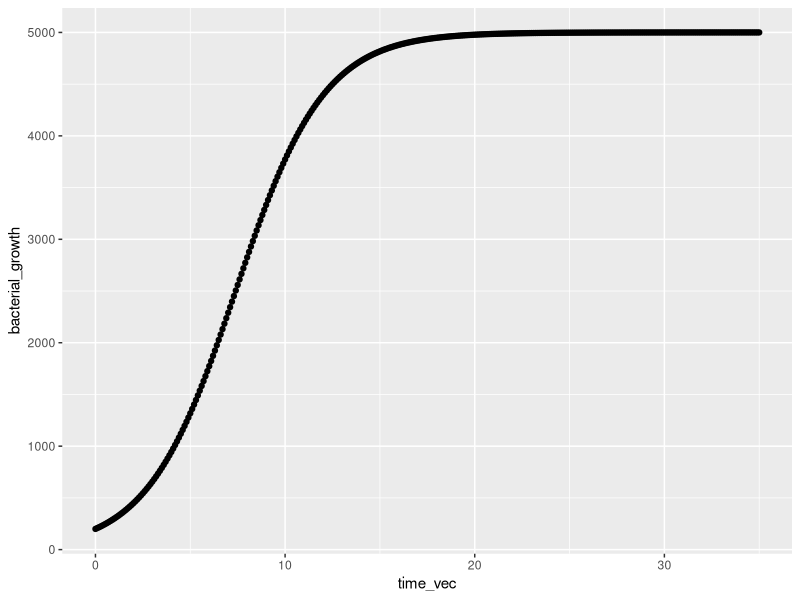
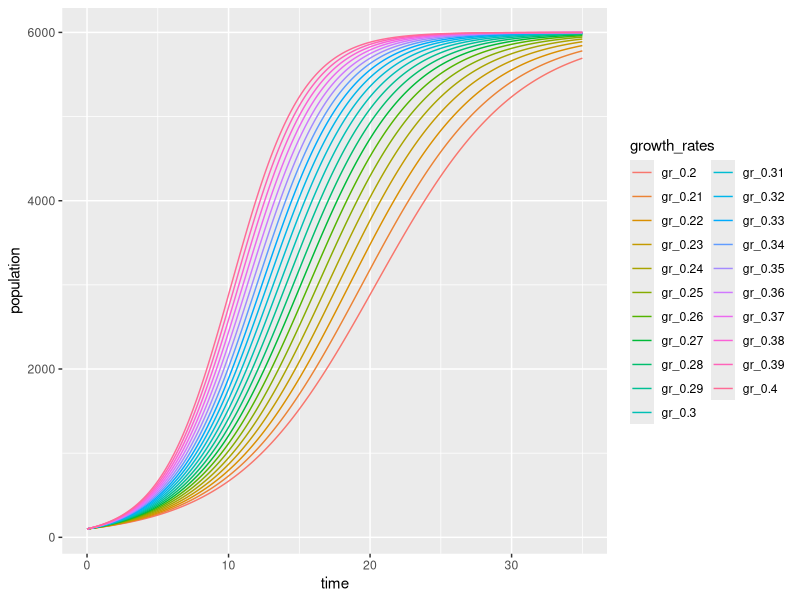

The R source for these figures, in order:
## ---- chunk 1
knitr::opts_chunk$set(echo = TRUE)
library(tidyverse)
library(palmerpenguins)
## ---- chunk 2
quarter_splits <- c(1.0, 1.1, 1.2, 1.1, 1.4, 1.5, 1.6, 1.4)
half_mile <- vector(mode = "numeric", length = length(quarter_splits) - 1)

# Write a for loop that returns the total time for any two consecutive quarter miles

for (i in 1:(length(quarter_splits) - 1)) {
  half_mile[i] <- quarter_splits[i] + quarter_splits[i + 1]
}
half_mile
## ---- chunk 3
birddog_sum <- function(bird, dog) {
  
  if (bird > 50) {
    stop("Birds can't be greater than 50!")
  }
  
  if (bird < 10) {
    message("Cool little birdie")
  }
  
  if (dog < 0) {
    warning("Can dogs be < 0 pounds?")
  }
  
  add_birddog <- bird + dog
  return(add_birddog)
}


birddog_sum(bird = 49, dog = 5)

birddog_sum(bird = 9, dog = -5)

## ---- chunk 4
say_hello <- function(friend, weekday) {
  print(paste("Hello", friend,"have a great", weekday))
}

say_hello(friend = "Denise", weekday = "Friday")

## ---- chunk 5
find_multiple <- function(a, b) {
  my_multiplication <- a * b
  print(my_multiplication)
}

final_value <- find_multiple(a = 10, b = 6)

final_value
## ---- chunk 6
animal_age <- function(animal, age) {
  
  if (!animal %in% c("dog", "goat")) {
    stop("Animal must be a dog or a goat.")
  }
  
  if (animal == "dog") {
    creature_age <- age * 7
  }
  
  else if (animal == "goat") {
    creature_age <- age * 4.7
  }
  
  return(creature_age)
}

# animal_age(animal = "cat", age = 10)
# Above example breaks so it would not knit
## ---- chunk 7
adelie_gentoo <- penguins %>% 
  filter(species %in% c("Adelie", "Gentoo"))

adelie_gentoo_wrong <- penguins %>% 
  filter(species == c("Adelie", "Gentoo"))
# By writing the statement as above it is alternating between the two values in the vector until it gets to the end of the vector.
## ---- chunk 8
df_means <- function(df) {
  for (i in seq_along(df)) {
    col_mean <- mean(df[[i]], na.rm = TRUE)
    print(paste("The mean value of", colnames(df[i]), "is", round(col_mean,2)))
  }
}

df_means(df = mtcars)

# When building functions test it on the simplest of data sets first

# Make a subset of only structural size variables from the penguins dataset for Chinstrap

chinstrap_sizes <- penguins %>% 
  filter(species %in% c("Chinstrap")) %>% 
  select(bill_length_mm, bill_depth_mm, flipper_length_mm, body_mass_g)

df_means(df = chinstrap_sizes)
  
## ---- chunk 9
lunchtime <- function(tacos, price_per) {
  
  if (is.numeric(tacos) == FALSE) {
    stop("You must input a number of tacos.")
    
  }
  tot_price <- tacos * price_per
  return(tot_price)
}

lunchtime(tacos = 4, price_per = 2.50)
## ---- chunk 10
# Calculate the groundwater transport rate

gw_site <- function(site) {
  
  gw_slope_depth <- data.frame(sitename = c("mountain", "prairie", "desert", "beach"), 
                                 depth = c(32, 41, 63, 2), 
                                 slope = c(11.2, 0.4, 0.8, 2.6))
  # this is another way to do the below: site_select <- dplyr::filter(gw_slope_depth, sitename == site)
  site_select <- dplyr::filter(gw_slope_depth, sitename == site)
  
  transport_rate <- 1.4 * site_select$slope + 3.6 * site_select$depth
  
  return(transport_rate)
}

gw_site(site = "beach")
gw_site(site = "mountain")

## ---- chunk 11
gw_rate_switch <- function(site) {
  
  gw_slope_depth <- switch(site, 
                           "mountain" = c(32, 11.2),
                           "prairie" = c(41, 0.4),
                           "desert" = c(63, 0.8),
                           "beach" = c(2, 2.6))
  transport_rate <- 1.4 * gw_slope_depth[2] + 3.6 * gw_slope_depth[1]
  
  return(transport_rate)
  
}

gw_rate_switch(site = "mountain")
gw_rate_switch(site = "beach")
## ---- chunk 12
logistic_growth <- function(K, N0, r, time) {
 Nt <- K / (1 + ((K - N0) / N0) *exp(-r * time))
 print(Nt)
}

logistic_growth(K = 5000, N0 = 200, r = 0.43, time = 6)

time_vec <- seq(from = 0, to = 35, by = 0.1)
bacterial_growth <- logistic_growth(K = 5000, N0 = 200, r = 0.43, time = time_vec)

bacterial_df <- data.frame(time_vec, bacterial_growth)

ggplot(data = bacterial_df, aes(x = time_vec, y = bacterial_growth)) +
  geom_point()

## ---- chunk 13
r_seq <- seq(from = 0.20, to = 0.40, by = 0.01)
time_vec <- seq(from = 0, to = 35, by = 0.1)

out_matrix <- matrix(nrow = length(time_vec), ncol = length(r_seq))

# N0 = 100, K = 6000

for (i in seq_along(r_seq)) {
  for (j in seq_along(time_vec)) {
    pop <- logistic_growth(K = 6000, 
                           N0 = 100, 
                           r = r_seq[i], 
                           time = time_vec[j])
    out_matrix[j,i] <- pop
  }
}

# Wrangling 
out_df <- data.frame(time = time_vec, out_matrix)

# Update column names
colnames(out_df) <- c("time", paste0("gr_", r_seq))

# make a long form (tidy version) of this data

out_df_long <- out_df %>% 
  pivot_longer(-time, names_to = "growth_rates", values_to = "population")

# Make in ggplot a line graph (geom_line()) for population (y-axis) over time (x-axis) with color depending on the growth rate

ggplot(data = out_df_long, aes(x = time, y = population)) +
  geom_line(aes(color = growth_rates))

